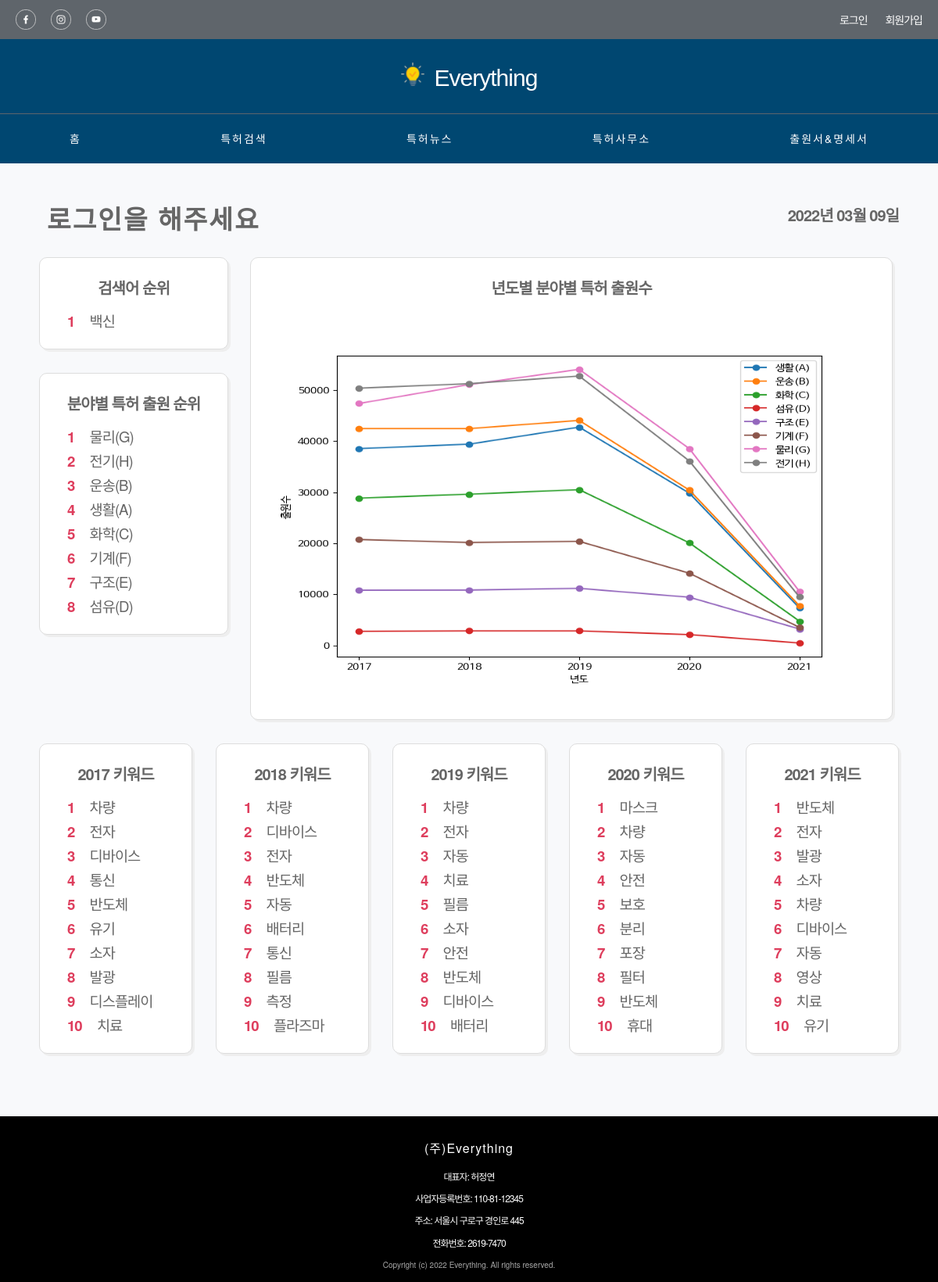
Before: / with the older database file.
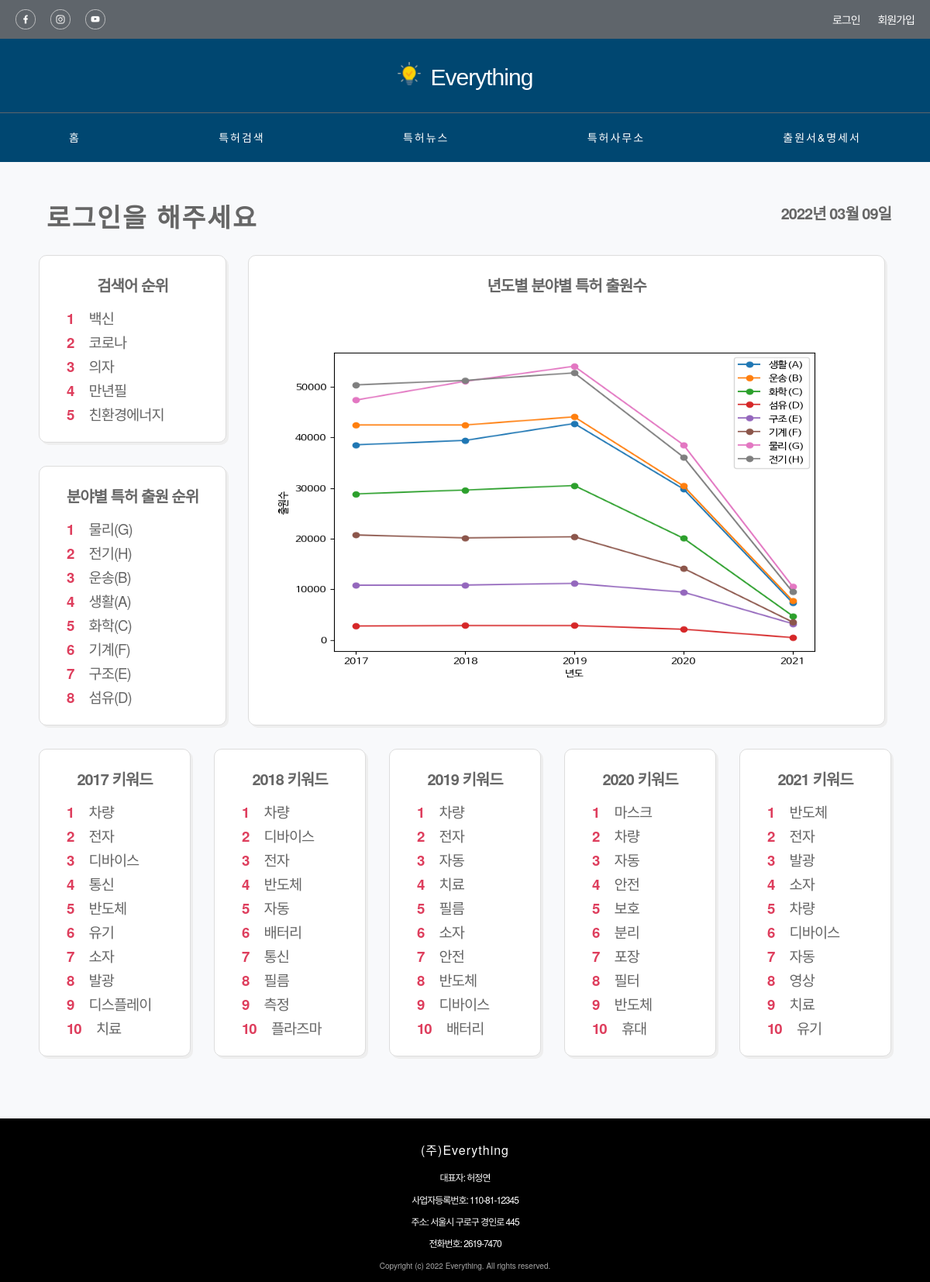
After: the same page with the newer database file.
### patent_search/vo.py (models this page shows)
class Search(db.Model):
    word = db.Column(db.String(50), primary_key=True)
    count = db.Column(db.Integer, nullable=False)

### app.py (the view, shortened to what this page needs)
@app.route('/')
def root():
    if 'flag' not in session.keys():
        session['flag'] = False
    date = datetime.today().strftime("%Y년 %m월 %d일")
    res_search = SearchRankingDB.getByTop5()
    res_search = enumerate(res_search)
    year_ipc_patent = pd.read_csv('static/csv/year_ipc_patent.csv', index_col=0, encoding='euc-kr')
    img_path = 'static/images/year_ipc_patent.png'
    plt.figure(figsize=(8, 6))
    plt.xticks([2017, 2018, 2019, 2020, 2021])
    plt.plot(year_ipc_patent, '-o', label=year_ipc_patent.columns)
    plt.legend(loc='best')
    plt.xlabel("년도")
    plt.ylabel("출원수")
    plt.savefig(img_path)
    field = ['생활(A)', '운송(B)', '화학(C)', '섬유(D)', '구조(E)', '기계(F)', '물리(G)', '전기(H)']
    year_ipc_ranking_data = {}
    for i in range(0, len(field)):
        year_ipc_ranking_data[field[i]] = year_ipc_patent[field[i]].sum()
    year_ipc_ranking_data = sorted(year_ipc_ranking_data.items(), key=lambda x: x[1], reverse=True)
    year_ipc_ranking_data = enumerate(year_ipc_ranking_data)
    years = [2017, 2018, 2019, 2020, 2021]
    year_keyword = pd.read_csv('static/csv/year_keyword.csv', encoding='euc-kr')
    for year in years:
        globals()[f'res_{year}'] = year_keyword[year_keyword['년도'] == year].values.tolist()
        globals()[f'res_{year}'] = enumerate(globals()[f'res_{year}'])
    res_lately_patent_R = []
    res_lately_patent_G = []
    filepath = 'static/csv/'
    fav_field = Field()
    return render_template('index.html', res_search=res_search, fav_field=fav_field, date=date,
            year_ipc_ranking_data=year_ipc_ranking_data, img_path=img_path,
            res_2017=res_2017, res_2018=res_2018, res_2019=res_2019, res_2020=res_2020, res_2021=res_2021,
            res_lately_patent_R=res_lately_patent_R, res_lately_patent_G=res_lately_patent_G)

### patent_search/service.py (called while the page is built)
    def getByTop5(self):
        return Search.query.order_by(Search.count.desc()).limit(5)

### templates/index.html (shortened to what this page needs)
<!DOCTYPE html>
<html lang="ko">
<head>
    {% include 'include/head.html' %}
    <link type="text/css" rel="stylesheet" href="/static/css/index.css">
</head>
<body>
    <div id="wrap">
        {% include 'include/header.html' %}
        <div class="contents-main">
        	<div class="contents-contrainer">
        		<div class="contents-header">
		            <div class="contents-titles">
                        {% if not session.flag %}
                            <div class="contents-title">로그인을 해주세요</div>
                        {% else %}
                            {% if fav_field != None %}
		                        <div class="contents-title">{{session.login_id}}</div>
                            {% else %}
                                <div class="contents-title">관심분야를 등록해보세요</div>
                            {% endif %}
                        {% endif %}
					</div>
                    <div class="date">{{date}}</div>
				</div>
                <div class="analysis">
                    <div class="common-top full">
                        <div class="common-top-left">
                            <div class="common-search-ranking graph">
                                <div class="graph-title">검색어 순위</div>
                                {% for i, search in res_search %}
                                    <div class="graph-content"><span class="strong">{{i+1}}</span> {{search.word}}</div>
                                {% endfor%}
                            </div>
                            <div class="common-field-ranking graph">
                                <div class="graph-title">분야별 특허 출원 순위</div>
                                {% for i, (key, value) in year_ipc_ranking_data %}
                                    <div class="graph-content"><span class="strong">{{i+1}}</span> {{key}}</div>
                                {% endfor %}
                            </div>
                        </div>
                        <div class="common-year-field graph">
                            <div class="graph-title">년도별 분야별 특허 출원수</div>
                            <img class="year-ipc-graph" src="{{img_path}}">
                        </div>
                    </div>
                    <div class="common-middle full">
                        <div class="common-year-keyword">
                            <div class="common-year-2017 graph equal">
                                <div class="graph-title">2017 키워드</div>
                                {% for i, r in res_2017 %}
                                    <div class="graph-content"><span class="strong">{{i+1}}</span> {{r[1]}}</div>
                                {% endfor %}
                            </div>
                            <div class="common-year-2018 graph equal">
                                <div class="graph-title">2018 키워드</div>
                                {% for i, r in res_2018 %}
                                    <div class="graph-content"><span class="strong">{{i+1}}</span> {{r[1]}}</div>
                                {% endfor %}
                            </div>
                            <div class="common-year-2019 graph equal">
                                <div class="graph-title">2019 키워드</div>
                                {% for i, r in res_2019 %}
                                    <div class="graph-content"><span class="strong">{{i+1}}</span> {{r[1]}}</div>
                                {% endfor %}
                            </div>
                            <div class="common-year-2020 graph equal">
                                <div class="graph-title">2020 키워드</div>
                                {% for i, r in res_2020 %}
                                    <div class="graph-content"><span class="strong">{{i+1}}</span> {{r[1]}}</div>
                                {% endfor %}
                            </div>
                            <div class="common-year-2021 graph">
                                <div class="graph-title">2021 키워드</div>
                                {% for i, r in res_2021 %}
                                    <div class="graph-content"><span class="strong">{{i+1}}</span> {{r[1]}}</div>
                                {% endfor %}
                            </div>
                        </div>
                    </div>
                </div>
            </div>
        </div>
        {% include 'include/footer.html' %}
    </div>
</body>
</html>

### templates/include/head.html (shortened to what this page needs)
<link type="text/css" rel="stylesheet" href="/static/css/common.css">
<link type="text/css" rel="stylesheet" href="/static/css/header.css">
<link type="text/css" rel="stylesheet" href="/static/css/footer.css">

### templates/include/header.html (shortened to what this page needs)
<div id="headers">
    <div id="header-top">
        <div class="sns">
            <img src="/static/images/icon_facebook.png" alt="">
            <img src="/static/images/icon_instagram.png" alt="">
            <img src="/static/images/icon_youtube.png" alt="">
        </div>
        <div class="users">
            {% if not session.flag %}
                <a href="/member/login">로그인</a>
                <a href="/member/signup_agree">회원가입</a>
            {% else %}
                <a href="/member/logout">로그아웃</a>
                <a href="/member/mypage">마이페이지</a>
            {% endif %}
        </div>
    </div>
    <div id="header-body">
       <div id="header-contents">
            <div class="logo">
                <img src="/static/images/logo.png" alt="macarontree 이미지 (트리모양))">
                <a href="/">Everything</a>
            </div>
            <hr>
            <div class="menu-contents">
                <a class="menu-item" href="/">홈</a>
                <a class="menu-item" href="/patent/search">특허검색</a>
                <a class="menu-item" href="/patent/news">특허뉴스</a>
                <a class="menu-item" href="/patent/office">특허사무소</a>
                <a class="menu-item" href="/patent/document">출원서&명세서</a>
            </div>
       </div>
    </div>
</div>

### templates/include/footer.html
<div id="footers">
    <div class="footer_contents">
        <div class="company">(주)Everything</div>
        <div class="company-info">대표자: 허정연</div>
        <div class="company-info">사업자등록번호: 110-81-12345</div>
        <div class="company-info">주소: 서울시 구로구 경인로 445</div>
        <div class="company-info">전화번호: 2619-7470</div>
        <div class="copytext">Copyright (c) 2022  Everything. All rights reserved. </div>
    </div>
</div>

### static/css/common.css (style rules this page uses)
html, body, .wrap { font: normal 14px/1.2em '나눔 고딕',NanumGothic, '맑은 고딕',MalgunGothic, sans-serif; }
body, html { width:100%; margin:0; padding:0; font-size:14px; line-height:160%; color:#666; font-family:'NotoSansCJKkr', "나눔 바른 고딕","NanuBarunGothic","맑은 고딕","Malgun Gothic","Apple Gothic","돋움",Dotum,"Helvetica Neue",Helvetica,Arial,sans-serif !important; letter-spacing:-1px; }
div, table, ul, li, ol, dl, dt, dd, h1, h2, h3, h4, h5, h6, p { margin:0; padding:0; font-size:14px; font-weight:normal; list-style:none; font-family: "NotoSansCJKkr","나눔바른고딕","NanumBarunGothic","맑은 고딕","Malgun Gothic","Apple Gothic","돋움",Dotum,"Helvetica Neue",Helvetica,Arial,sans-serif !important; }
img { border:0; }
a:link { color:#000; text-decoration:none; }

### static/css/header.css (style rules this page uses)
#headers { width: 100%; }
#header-top { width: 100%; height: 50px; background: #5f656b; display: flex; }
#header-top .sns { position: relative; top: 12px; margin-left: 20px; }
#header-top .sns img { margin-right: 16px; }
#header-top .users { position: relative; margin: auto 0; }
#header-top .users a { margin-right: 20px; color: white; }
#header-body { width: 100%; height: auto; background-color: #004771; display: flex; }
#header-body #header-contents { display: block; position: relative; width: 1200px; margin: auto; }
#header-body #header-contents .logo { display: block; text-align: center; margin: 30px 20px; }
#header-body #header-contents .logo img { width: 30px; height: 30px; margin-right: 10px; }
#header-body #header-contents .logo a { font-family: sans-serif; font-size: 30px; color: white; }
#header-body #header-contents hr { border: 0; height: 1px; background-color: #5f656b; }
#header-body #header-contents .menu-contents { width: 100%; margin: 20px auto; display: flex; justify-content: space-around; }
#header-body #header-contents .menu-contents .menu-item { display: inline-block; position: relative; cursor: pointer; color: white; letter-spacing: 2px; }

### static/css/footer.css (style rules this page uses)
#footers { width: 100%; display: block; position: relative; background-color: black; }
#footers .footer_contents { width: 100%; color: white; text-align: center; }
#footers .company { padding: 30px 0 10px 0; font-size: 16px; letter-spacing: 1px; }
#footers .company-info { padding: 3px 0; font-size: 12px; }
#footers .copytext { padding: 3px 0 10px 0; font-size: 10px; color: darkgray; letter-spacing: 0px; }

### static/css/index.css (style rules this page uses)
body { background: #f8f9fb; }
#wrap { width: 100%; height: 100%; position: relative; display: flex; flex-flow: column nowrap; }
.contents-main { width: 100%; height: auto; position: relative; padding: 50px 0 80px 0; display: block; }
.contents-contrainer { width: 1100px; margin: 0 auto; }
.contents-header { width: 100%; height: 50px; position: relative; margin-bottom: 20px; }
.contents-titles { display: flex; float: left }
.contents-title { font-size: 25pt; font-weight: bolder; letter-spacing: 2px; margin: 10px; }
.date { position: relative; top: 5px; font-size: 15pt; font-weight: bold; float: right; }
.graph { width: 100%; background: #fff; padding: 20px 10px; border-radius: 10px; border: 1px solid #ddd; box-shadow: 3px 3px #eee; }
.graph-title { width: 100%; text-align: center; font-size: 15pt; font-weight: bolder; line-height: 35px; margin-bottom: 10px; }
.graph-content { font-size: 14pt; line-height: 30px; margin-left: 10px; }
.full { width: 100%; }
.equal { margin-right: 30px; }
.strong { font-weight: bolder; color: #de3e5d; margin: 0 15px; }
.common-top { display: flex; margin-bottom: 30px; }
.common-top-left { width: 220px; margin: 0 50px 0 0; }
.common-search-ranking { margin: 0 0 30px 0; }
.common-year-field { width: 800px; }
.common-year-keyword { display: flex; }
.year-ipc-graph { width: 100%; height: 500px; }
hr { margin-top: 30px; }

Changed rows visible on the page:
added Search: i "2", word "코로나"
added Search: i "3", word "의자"
added Search: i "4", word "만년필"
added Search: i "5", word "친환경에너지"
